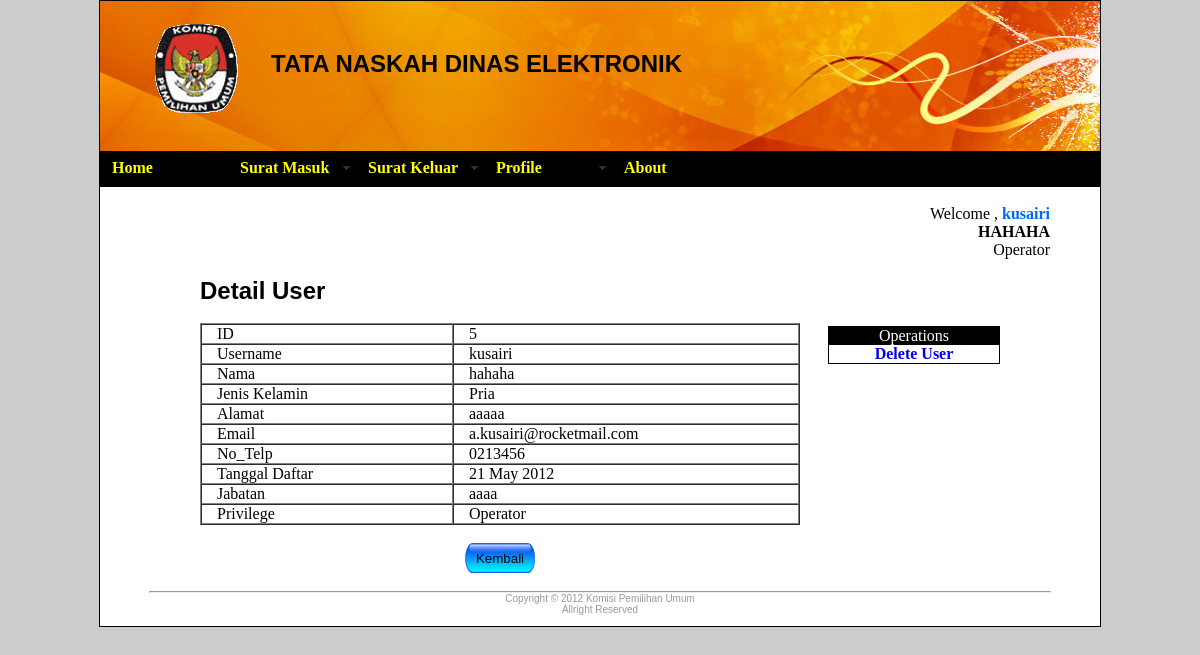
Page /index.php?link=pengguna/detailpengguna&id=5 (signed in) on the committed database.
### tables this page shows
CREATE TABLE IF NOT EXISTS `personal` (
  `id_user` int(11) NOT NULL auto_increment,
  `username` varchar(45) default NULL,
  `password` varchar(45) default NULL,
  `nama` varchar(45) default NULL,
  `Jenis_Kelamin` varchar(6) default NULL,
  `alamat` varchar(200) default NULL,
  `email` varchar(45) default NULL,
  `no_telp` varchar(45) default NULL,
  `tgl_daftar` datetime NOT NULL,
  `jabatan` varchar(45) default NULL,
  `Privilege` varchar(45) default NULL,
  `flag` varchar(1) NOT NULL,
  `pert_p` varchar(100) default NULL,
  `pert_d` varchar(100) default NULL,
  `jwb_p` varchar(45) default NULL,
  `jwb_d` varchar(45) default NULL,
  PRIMARY KEY  (`id_user`)
);

### pengguna/detailpengguna.php (the view, shortened to what this page needs)
<div id="tampung" style="width:800px;text-align:justify; margin-left:0px;" align="left" >
<?php
	$id = $_GET['id'];
?>
<div style="float:left;" id="Paneleft">
<h2> Detail User </h2>
<?php
	echo "<br>";
	$query = mysqli_query($conn," select * from personal where id_user=$id");
	while($row = mysqli_fetch_array($query))
	{
?>
<table width="600" border="1" cellspacing="0" cellpadding="0" style="text-indent:15px;">
  <tr>
    <td width="250">ID</td>
    <td width="344"><?php echo $row[0] ?><input name="id" type="hidden" value="<?php echo $row[0] ?>" /></td>
  </tr>
  <tr>
    <td>Username </td>
    <td><?php echo $row['username'] ?></td>
  </tr>
  <tr>
    <td>Nama</td>
    <td><?php echo $row['nama'] ?></td>
  </tr>
  <tr>
    <td>Jenis Kelamin</td>
    <td><?php echo $row['Jenis_Kelamin'] ?></td>
  </tr>
  <tr>
    <td>Alamat</td>
    <td><?php echo $row['alamat'] ?></td>
  </tr>
  <tr>
    <td>Email</td>
    <td><?php echo $row['email'] ?></td>
  </tr>
  <tr>
    <td>No_Telp</td>
    <td><?php echo $row['no_telp'] ?></td>
  </tr>
  <tr>
    <td>Tanggal Daftar</td>
    <td><?php print date('d M Y',strtotime($row['tgl_daftar'])); ?></td>
  </tr>
  <tr>
  	<td>Jabatan</td>
    <td><?php echo $row['jabatan'] ?></td>
  </tr>
  <tr>
  	<td>Privilege</td>
    <td><?php echo $row['Privilege'] ?></td>
  </tr>
</table>
<?php
	}
?>
<br />
 <form action=<?php echo "../index.php?link=pengguna/viewuser"?> method="post">
 <center><input type="submit" value="Kembali" id="button"/></center>
 </form>
<br />
</div>
<div id="Panelright" style="width:170px; border-style:solid; border-width:thin;text-align:center; margin-bottom:100px; float:right; margin-top:49px;" align="center">
<div style="background-color:#000; color:#FFF;">Operations</div>
<div id="pilihan"><a href="javascript:confirmDelP('delP.page')">Delete User</a></div>
</div>
</div>

### style/operator.css (style rules this page uses)
* { margin:0; padding:0 }
body { background-color:#CCC; }
#button { background-image:url(../image/button.jpg); width:70px; height:30px; border:hidden; cursor:pointer; }
#pilihan a { text-decoration:none; }
#pilihan { font-weight:bold; }

### rows in the picture
personal: id_user "5", username "kusairi", nama "hahaha", Jenis_Kelamin "Pria", alamat "aaaaa", email "a.kusairi@rocketmail.com", no_telp "0213456", tgl_daftar "21 May 2012", jabatan "aaaa", Privilege "Operator"

### other values in the picture
$_SESSION['user'] "kusairi"
$_SESSION['nama'] "HAHAHA"
$_SESSION['akses'] "Operator"
